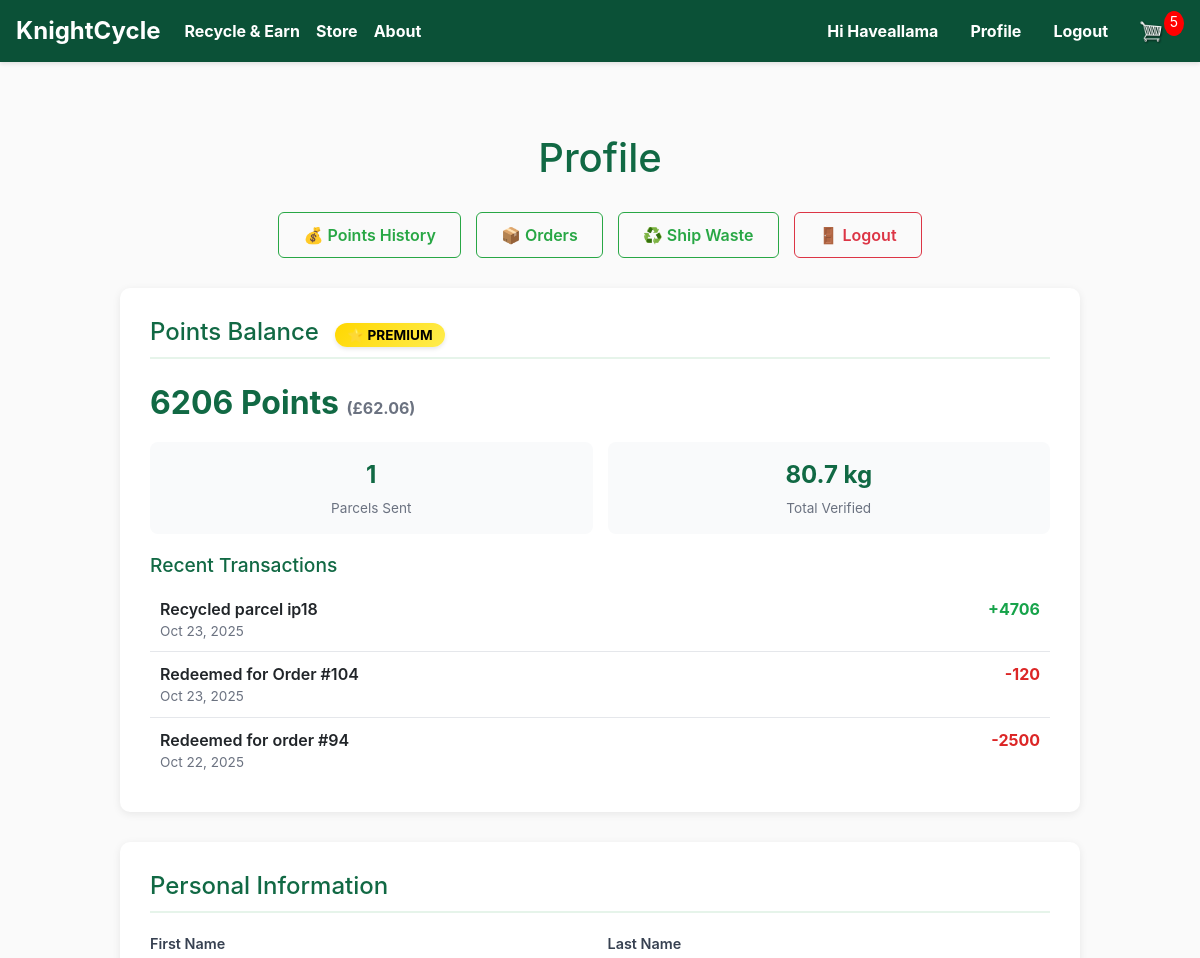
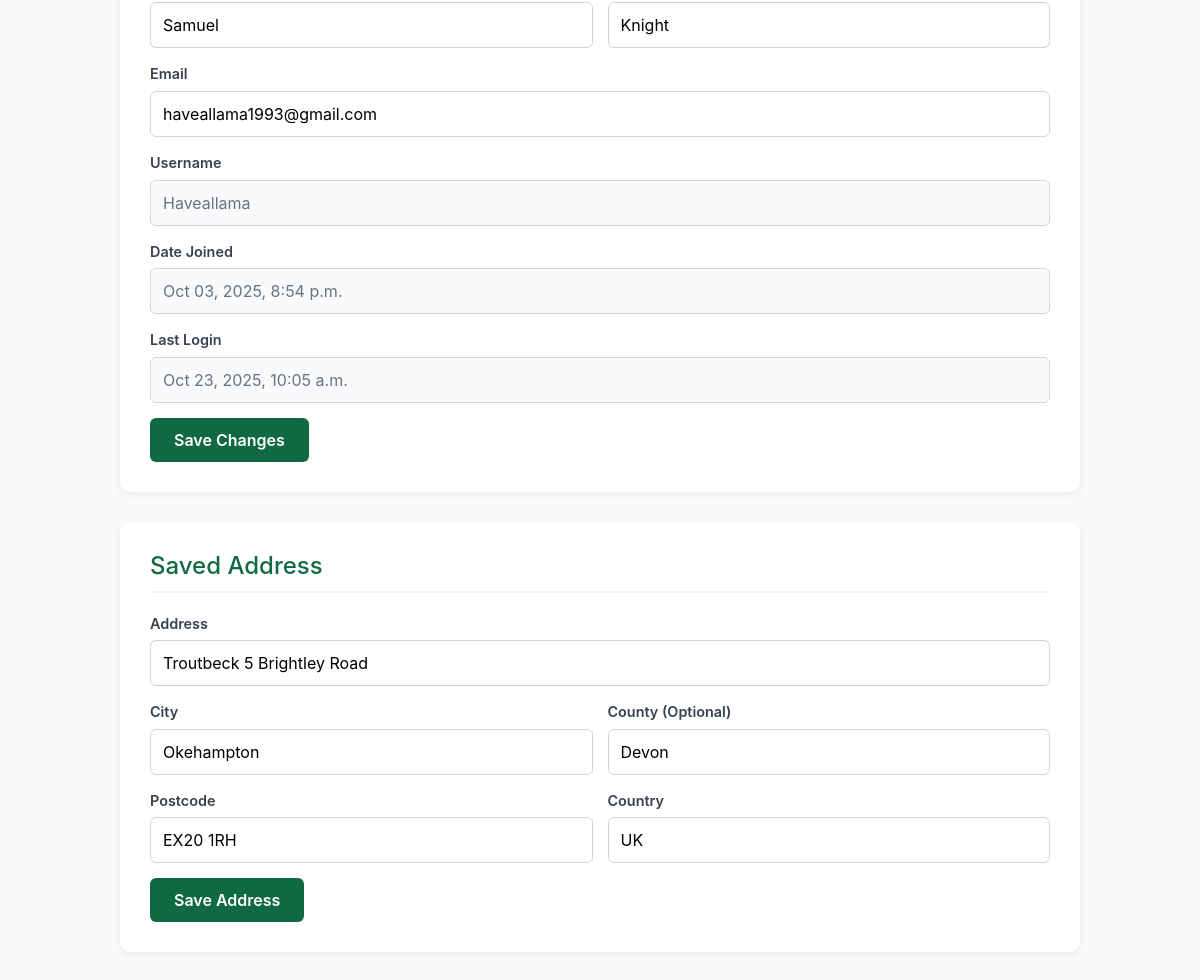
Screenshot of /store/profile/ (signed in) with the database file from the repository (2 pictures, top to bottom).
### store/models.py (models this page shows, shortened)
class Customer(models.Model):
    user = models.OneToOneField(settings.AUTH_USER_MODEL, on_delete=models.CASCADE, null=True, blank=True)
    name = models.CharField(max_length=200, null=True)
    email = models.CharField(max_length=200, null=True)
    total_points = models.IntegerField(default=0)
    is_premium = models.BooleanField(default=False)
    def get_verified_weight(self):
        from django.db.models import Sum
        total = ParcelMaterial.objects.filter(
            parcel__user=self.user,
            weight_kg__isnull=False
        ).aggregate(total_weight=Sum('weight_kg'))['total_weight']
        return float(total or 0)
    def get_parcel_count(self):
        return IncomingParcel.objects.filter(
            user=self.user,
            points_awarded=True
        ).count()
    def get_premium_progress(self):
        if self.is_premium:
            return 100
        parcel_count = self.get_parcel_count()
        verified_weight = self.get_verified_weight()
        parcel_progress = min((parcel_count / 10) * 100, 100)
        weight_progress = min((verified_weight / 25) * 100, 100)
        return max(parcel_progress, weight_progress)

class PointTransaction(models.Model):
    TRANSACTION_TYPES = [
        ('EARNED', 'Earned from Parcel'),
        ('REDEEMED', 'Redeemed for Discount'),
        ('ADJUSTED', 'Manual Adjustment'),
        ('BONUS', 'Bonus Points'),
    ]
    customer = models.ForeignKey(Customer, on_delete=models.CASCADE, related_name='point_transactions')
    transaction_type = models.CharField(max_length=20, choices=TRANSACTION_TYPES, default='EARNED')
    points = models.IntegerField()  # Positive for earned, negative for redeemed
    description = models.CharField(max_length=255)
    related_parcel = models.ForeignKey('IncomingParcel', on_delete=models.SET_NULL, null=True, blank=True)
    date_created = models.DateTimeField(auto_now_add=True)
    class Meta:
        ordering = ['-date_created']

class ShippingAddress(models.Model):
    customer = models.ForeignKey(Customer, on_delete=models.SET_NULL, null=True)
    order = models.ForeignKey(Order, on_delete=models.SET_NULL, null=True)
    address = models.CharField(max_length=200)
    city = models.CharField(max_length=200)
    county = models.CharField(max_length=200)
    postcode = models.CharField(max_length=20)
    country = models.CharField(max_length=100, default="Unknown")
    is_saved = models.BooleanField(default=False)
    date_added = models.DateTimeField(auto_now_add=True)

### store/views.py (the view, shortened to what this page needs)
# urls.py: path('profile/', views.profile, name="profile"),
@login_required
def profile(request):
    data = cartData(request)
    cartItems = data.get('cartItems', 0)
    customer, _ = Customer.objects.get_or_create(
        user=request.user,
        defaults={'name': request.user.username, 'email': request.user.email}
    )
    recent_transactions = PointTransaction.objects.filter(
        customer=customer
    ).order_by('-date_created')[:3]
    address_obj = ShippingAddress.objects.filter(
        customer=customer,
        is_saved=True
    ).order_by('-date_added').first()
    recent_parcels = IncomingParcel.objects.filter(
        user=request.user,
        points_calculated__isnull=False
    ).order_by('-date_submitted')[:3]
    plastic_types = PlasticType.objects.all().order_by('name')
    parcel_count = customer.get_parcel_count()
    verified_weight = customer.get_verified_weight()
    premium_progress = customer.get_premium_progress()
    message = None
    error = None
    context = {
        'cartItems': cartItems,
        'customer': customer,
        'recent_transactions': recent_transactions,
        'recent_parcels': recent_parcels,
        'plastic_types': plastic_types,
        'is_premium': customer.is_premium,
        'parcel_count': parcel_count,
        'verified_weight': verified_weight,
        'premium_progress': premium_progress,
        'address_obj': address_obj,
        'message': message,
        'error': error,
        'points_in_pounds': customer.total_points / 100,  # Add this line
    }
    return render(request, 'pages/profile.html', context)

### store/models.py (called while the page is built)
    @property
    def shipping(self):
        shipping = False
        for i in self.orderitem_set.all():
            if i.product and getattr(i.product, 'digital', None) is not None:
                if i.product.digital is False:
                    shipping = True
        return shipping

    @property
    def get_cart_items(self):
        orderitems = self.orderitem_set.all()
        total = sum([item.quantity for item in orderitems])
        return total

### templates/pages/profile.html (shortened to what this page needs)
{% extends 'store/main.html' %}
{% load static %}
{% block content %}
<div class="profile-container">
    <div class="profile-header">
        <h1>Profile</h1>
    </div>
    <div class="action-buttons">
        <a href="{% url 'store:points_history' %}" class="btn btn-outline-success">💰 Points History</a>
        <a href="{% url 'store:orders' %}" class="btn btn-outline-success">📦 Orders</a>
        <a href="{% url 'store:shipping_waste_form' %}" class="btn btn-outline-success">♻️ Ship Waste</a>
        <a href="{% url 'store:logout' %}" class="btn btn-outline-danger">🚪 Logout</a>
    </div>
    <div class="profile-card">
        <h2>
            Points Balance
            {% if is_premium %}
                <span class="premium-badge">⭐ PREMIUM</span>
            {% endif %}
        </h2>
        <div class="points-display">
            {{ customer.total_points|floatformat:0 }} Points
            <span style="font-size: 1rem; color: #6b7280;">(£{{ points_in_pounds|floatformat:2 }})</span>
        </div>
        <div class="progress-stats">
            <div class="stat-box">
                <div class="stat-value">{{ parcel_count }}</div>
                <div class="stat-label">Parcels Sent</div>
            </div>
            <div class="stat-box">
                <div class="stat-value">{{ verified_weight|floatformat:1 }} kg</div>
                <div class="stat-label">Total Verified</div>
            </div>
        </div>
        {% if recent_transactions %}
        <div class="transactions-list">
            <h3 style="color: #116944; font-size: 1.2rem; margin: 20px 0 10px;">Recent Transactions</h3>
            {% for trans in recent_transactions %}
            <div class="transaction-item">
                <div>
                    <div style="font-weight: 600;">{{ trans.description }}</div>
                    <div style="font-size: 0.85rem; color: #6b7280;">{{ trans.date_created|date:"M d, Y" }}</div>
                </div>
                <div class="transaction-points {% if trans.points > 0 %}positive{% else %}negative{% endif %}">
                    {% if trans.points > 0 %}+{% endif %}{{ trans.points }}
                </div>
            </div>
            {% endfor %}
        </div>
        {% endif %}
    </div>
    <div class="profile-card">
        <h2>Personal Information</h2>
        <form method="post">
            <div class="info-grid">
                <div class="info-row">
                    <div class="info-item">
                        <label>First Name</label>
                        <input type="text" name="first_name" value="{{ user.first_name }}" required>
                    </div>
                    <div class="info-item">
                        <label>Last Name</label>
                        <input type="text" name="last_name" value="{{ user.last_name }}" required>
                    </div>
                </div>
                <div class="info-item">
                    <label>Email</label>
                    <input type="email" name="email" value="{{ user.email }}" required>
                </div>
                <div class="info-item readonly">
                    <label>Username</label>
                    <input type="text" value="{{ user.username }}" disabled>
                </div>
                <div class="info-item readonly">
                    <label>Date Joined</label>
                    <input type="text" value="{{ user.date_joined|date:'M d, Y, g:i a' }}" disabled>
                </div>
                <div class="info-item readonly">
                    <label>Last Login</label>
                    <input type="text" value="{{ user.last_login|date:'M d, Y, g:i a' }}" disabled>
                </div>
            </div>
            <button type="submit" class="btn-save">Save Changes</button>
        </form>
    </div>
    <div class="profile-card">
        <h2>Saved Address</h2>
        <form method="post">
            <div class="info-grid">
                <div class="info-item">
                    <label>Address</label>
                    <input type="text" name="address" value="{{ address_obj.address|default:'' }}">
                </div>
                <div class="info-row">
                    <div class="info-item">
                        <label>City</label>
                        <input type="text" name="city" value="{{ address_obj.city|default:'' }}">
                    </div>
                    <div class="info-item">
                        <label>County (Optional)</label>
                        <input type="text" name="county" value="{{ address_obj.county|default:'' }}">
                    </div>
                </div>
                <div class="info-row">
                    <div class="info-item">
                        <label>Postcode</label>
                        <input type="text" name="postcode" value="{{ address_obj.postcode|default:'' }}">
                    </div>
                    <div class="info-item">
                        <label>Country</label>
                        <input type="text" name="country" value="{{ address_obj.country|default:'' }}">
                    </div>
                </div>
            </div>
            <button type="submit" class="btn-save">Save Address</button>
        </form>
    </div>
</div>
{% endblock %}

### store/templates/store/main.html (shortened to what this page needs)
<!DOCTYPE html>
{% load static %}
<html>
    <head>
        <link rel="stylesheet" href="https://stackpath.bootstrapcdn.com/bootstrap/4.4.1/css/bootstrap.min.css">
        <link rel="stylesheet" type="text/css" href="{% static 'css/main.css' %}">
    </head>
    <body>
    <nav class="navbar navbar-expand-lg navbar-dark navbar-eco">
    <a class="navbar-brand" href="{% url 'home' %}">KnightCycle</a>
    <div class="collapse navbar-collapse" id="navbarSupportedContent">
        <ul class="navbar-nav mr-auto">
        <li class="nav-item active">
             <a class="nav-link" href="{% url 'send_waste' %}">Recycle & Earn <span class="sr-only">(current)</span></a>
        </li>
        <li class="nav-item active">
            <a class="nav-link" href="{% url 'store:store' %}">Store <span class="sr-only">(current)</span></a>
        </li>
        <li class="nav-item active">
            <a class="nav-link" href="{% url 'about' %}">About <span class="sr-only">(current)</span></a>
        </li>
        </ul>
        <div class="form-inline my-2 my-lg-0">
                        {% if user.is_authenticated %}
                            <span class="nav-link greeting">Hi {{ user.username }}</span>
                            <a class="nav-link" href="{% url 'store:profile' %}">Profile</a>
                            <a class="nav-link" href="{% url 'store:logout' %}">Logout</a>
                        {% else %}
                            <a class="nav-link" href="{% url 'store:login' %}">Login <span class="sr-only">(current)</span></a>
                        {% endif %}
            <a href="{% url 'store:cart' %}">
                <img  id="cart-icon" src="{% static 'images/cart.png' %}">
            </a>
            <p id="cart-total">{{cartItems}}</p>
        </div>
    </div>
    </nav>
    <div class="container">
        <br>
        {% block content %}
        {% endblock %}
    </div>
    </body>
</html>

### static/css/main.css (style rules this page uses)
html { overflow-y: scroll !important; overflow-x: hidden; }
body { min-height: 100vh !important; height: 100% !important; margin: 0; padding: 0; background-color: hsl(0, 0%, 98%); font-family: -apple-system, BlinkMacSystemFont, 'Segoe UI', Roboto, Oxygen, Ubuntu, Cantarell, sans-serif; }
#cart-icon { width: 25px; display: inline-block; margin-left: 15px; }
#cart-total { display: block; text-align: center; color: #fff; background-color: red; width: 20px; height: 25px; border-radius: 50%; font-size: 14px; }
.btn { border-radius: 0; }
html, body { min-height: 100vh !important; height: 100% !important; overflow-y: scroll !important; overflow-x: hidden; margin: 0; padding: 0; }
body { padding-top: 0; }
.navbar-eco { position: fixed !important; top: 0 !important; left: 0 !important; right: 0 !important; width: 100% !important; z-index: 1000 !important; background-color: #0b5137 !important; box-shadow: 0 2px 4px rgba(0,0,0,0.1); }
.navbar { box-shadow: 0 2px 4px rgba(0,0,0,0.1); }
.navbar-brand { font-weight: 700; font-size: 1.5rem; color: #fff !important; }
.nav-link { font-weight: 500; transition: opacity 0.2s ease; color: #fff !important; }
body > .container, body > section, body > div:first-of-type { margin-top: 70px; }

### store/templates/store/main.html (style rules this page uses)
.navbar-eco .nav-link, .navbar-eco .nav-link.greeting { font-weight: 700 !important; color: #fff !important; opacity: 1 !important; }

### templates/pages/profile.html (style rules this page uses)
.profile-container { max-width: 1000px; margin: 40px auto; padding: 0 20px; }
.profile-header { text-align: center; margin-bottom: 30px; }
.profile-header h1 { color: #116944; font-size: 2.5rem; margin-bottom: 20px; }
.action-buttons { display: flex; justify-content: center; gap: 15px; margin-bottom: 30px; flex-wrap: wrap; }
.action-buttons .btn { padding: 10px 24px; font-size: 1rem; font-weight: 600; border-radius: 6px; text-decoration: none; transition: all 0.2s; }
.profile-card { background: #fff; border-radius: 10px; padding: 30px; margin-bottom: 30px; box-shadow: 0 2px 8px rgba(0,0,0,0.08); }
.profile-card h2 { color: #116944; font-size: 1.5rem; margin-bottom: 20px; padding-bottom: 10px; border-bottom: 2px solid #e6f4ea; }
.info-grid { display: grid; gap: 15px; }
.info-row { display: grid; grid-template-columns: 1fr 1fr; gap: 15px; }
.info-item label { display: block; font-weight: 600; color: #374151; margin-bottom: 6px; font-size: 0.9rem; }
.info-item input { width: 100%; padding: 10px 12px; border: 1px solid #d1d5db; border-radius: 6px; font-size: 1rem; box-sizing: border-box; }
.info-item.readonly input { background: #f9fafb; color: #6b7280; }
.btn-save { background: #116944; color: #fff; border: none; padding: 10px 24px; border-radius: 6px; font-size: 1rem; font-weight: 600; cursor: pointer; margin-top: 15px; transition: background 0.2s; }
.premium-badge { display: inline-block; background: linear-gradient(135deg, #ffd700, #ffed4e); color: #000; padding: 4px 12px; border-radius: 20px; font-weight: 700; font-size: 0.85rem; margin-left: 10px; box-shadow: 0 2px 4px rgba(0,0,0,0.1); }
.points-display { font-size: 2rem; font-weight: 700; color: #116944; margin: 10px 0; }
.progress-stats { display: grid; grid-template-columns: 1fr 1fr; gap: 15px; margin-top: 15px; }
.stat-box { background: #f9fafb; padding: 15px; border-radius: 8px; text-align: center; }
.stat-value { font-size: 1.5rem; font-weight: 700; color: #116944; }
.stat-label { font-size: 0.85rem; color: #6b7280; margin-top: 5px; }
.transactions-list { margin-top: 15px; }
.transaction-item { display: flex; justify-content: space-between; padding: 10px; border-bottom: 1px solid #e5e7eb; }
.transaction-item:last-child { border-bottom: none; }
.transaction-points { font-weight: 700; }
.transaction-points.positive { color: #16a34a; }
.transaction-points.negative { color: #dc2626; }

### rows the page displays
Customer: total_points "6206"
ShippingAddress: address "Troutbeck 5 Brightley Road", city "Okehampton", county "Devon", postcode "EX20 1RH", country "UK"

### other values shown
{{ user.username }} "Haveallama"
{{ cartItems }} "5"
{{ points_in_pounds|floatformat:2 }} "62.06"
{{ parcel_count }} "1"
{{ verified_weight|floatformat:1 }} "80.7"
